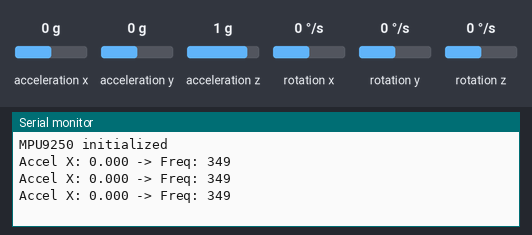
This sketch was run on a simulated Arduino Uno, built with avr-gcc and run on an emulated ATmega328P. Shown: the last lines printed to the serial monitor. The inputs (shaded band) are chosen by the test bench; at power-on: acceleration x 0 g, acceleration y 0 g, acceleration z 1 g, rotation x 0 °/s, rotation y 0 °/s, rotation z 0 °/s.

Above: at 1.3 s.
1.4 s: acceleration x set to -1.4 g
At 1.9 s:
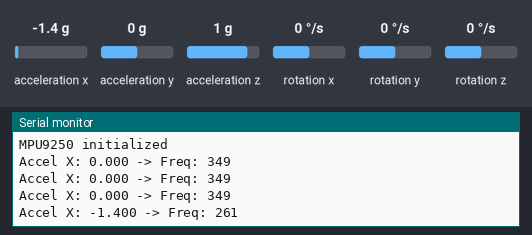
2.9 s: acceleration x set to -0.8 g
At 3.4 s:
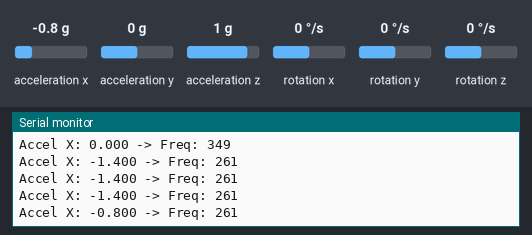
Timing chart, 0 to 5.9 s (numbered marks = the images above; inputs shaded):
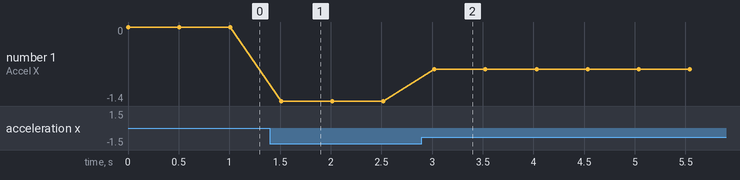

The sketch:

ksk_senser.ino
```cpp
#include <Wire.h>                  // I2C通信ライブラリ
#include <MPU9250_asukiaaa.h>     // MPU9250用ライブラリ（加速度・ジャイロ・磁気センサ）
#include <SoftwareSerial.h>       // ソフトウェアシリアル通信ライブラリ

MPU9250_asukiaaa mpu;             // MPU9250オブジェクトの作成
SoftwareSerial mySerial(3, 2);    // ソフトウェアシリアル（TX:3, RX:2）

// 8つの音階の周波数（C4～C5）
const int numNotes = 8;
const float notes[numNotes] = {261.63, 293.66, 329.63, 349.23,
                               392.00, 440.00, 493.88, 523.25};

void setup() {
  Serial.begin(115200);           // 通常のシリアル通信（モニタ表示用）
  Wire.begin();                   // I2Cバスの初期化
  mySerial.begin(115200);         // ソフトウェアシリアル通信の開始

  // MPU9250の初期設定
  mpu.setWire(&Wire);             // I2Cバスの設定
  mpu.beginAccel();               // 加速度センサの有効化
  mpu.beginGyro();                // ジャイロセンサの有効化
  mpu.beginMag();                 // 磁気センサの有効化

  Serial.println("MPU9250 initialized");  // 初期化完了の表示
}

void loop() {
  mpu.accelUpdate();              // 加速度データを更新

  float accelX = mpu.accelX();    // X軸の加速度を取得（-1.0〜1.0程度）

  // X軸加速度を0〜1の範囲に正規化（値が小さすぎ・大きすぎた場合の補正込み）
  float normalized = (accelX + 1.0) / 2.0;
  if (normalized < 0) normalized = 0;
  if (normalized > 1) normalized = 1;

  // 正規化値をインデックスに変換（0〜7）
  int index = (int)(normalized * (numNotes - 1));
  float freq = notes[index];     // 対応する周波数を取得

  // 周波数を整数に変換（小数点が送れないため）
  int freqInt = (int)(freq);
  int freqScaled = (int)(notes[index] * 100);  // 小数点第2位まで保持

  // シリアルモニタへ加速度と周波数を表示
  Serial.print("Accel X: ");
  Serial.print(accelX, 3);       // 小数点3桁まで表示
  Serial.print(" -> Freq: ");
  Serial.println(freqInt);       // 周波数の整数値を表示

  // 周波数を文字列に変換してソフトウェアシリアルで送信
  // 改行を入れることで受信側でデータの区切りがわかりやすくなる
    char buf[8];
    sprintf(buf, "%05d\n", freqScaled);
    mySerial.print(buf);

  delay(500); // 0.5秒待機（更新周期）
}
```

Measured:
- after the input at 1.4 s, the serial monitor: prints a new line after 0.11 s (image 1)
- after the input at 2.9 s, the serial monitor: prints a new line after 0.12 s (image 2)
- plotted number 1: 0 → -1.4 after the input at 1.4 s, -1.4 → -0.8 after the input at 2.9 s
